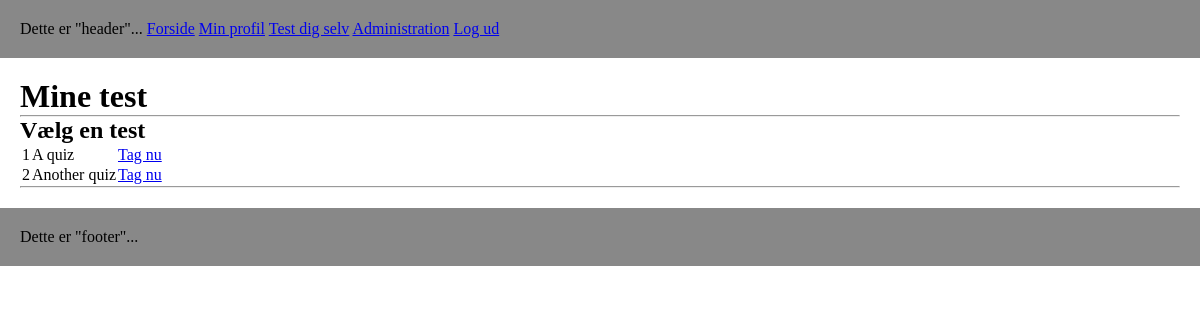
The page /quiz (signed in) on the database as committed earlier.
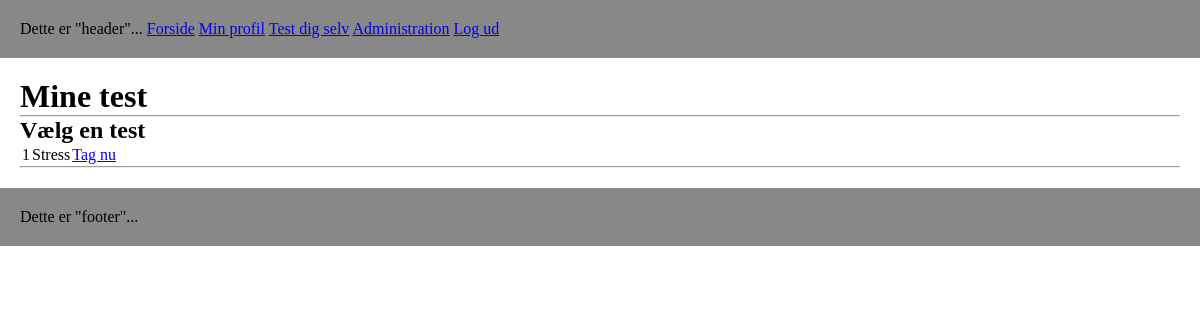
The same page on the database as committed later.
### tables this page shows
CREATE TABLE `quizzes` (
  `id` int(11) NOT NULL,
  `name` varchar(255) NOT NULL
);

### core/View.php (called while the page is built, shortened)
<?php
class View
{
    public function render($view)
    {
        require 'views/header.php';
        require "views/" . $view . ".php";
        require 'views/footer.php';
    }
}

### controllers/quiz.php (called while the page is built, shortened)
<?php
class Quiz extends Controller
{
    public function index()
    {
        $this->view->quizList = $this->model->quizList();
        $this->view->render("quiz/index");
    }
}

### index.php (called while the page is built, shortened)
<?php
require "core\Bootstrap.php";
require "core\Session.php";
require "core\Model.php";
require "core\View.php";
require "core\Controller.php";
$app = new Bootstrap();

### core/Session.php (called while the page is built, shortened)
<?php
class Session
{
    public static function get($key)
    {
        if (isset($_SESSION[$key])) {
            return $_SESSION[$key];
        }
    }
}

### core/Model.php (called while the page is built)
<?php
class Model
{
    public function __construct()
    {
        $this->database = new Database();
    }
}

### models/quizModel.php (called while the page is built, shortened)
<?php
class QuizModel extends Model
{
    public function quizList()
    {
        $dbh = $this->database->prepare("SELECT id, name FROM quizzes");
        $dbh->execute();
        $data = $dbh->fetchAll();
        return $data;
    }
}

### core/Controller.php (called while the page is built, shortened)
<?php
class Controller
{
    public function loadModel($file)
    {
        $path = "models/" . $file . "Model.php";
        if(file_exists($path)) {
            require "models/" . $file . "Model.php";
            $this->model = new $modelName();
        }
    }
}

### views/quiz/index.php (the view)
<h1>Mine test</h1>
<hr>
<h2>Vælg en test</h2>
<table>
<?php
    foreach($this->quizList as $key => $value) {
        echo '<tr>';
        echo '<td>' . $value['id'] . '</td>';
        echo '<td>' . $value['name'] . '</td>';
        echo '<td><a href="'.URL.'quiz/takeQuiz/'.$value['id'].'">Tag nu</a></td>';
        echo '</tr>';
    }
?>
</table>
<hr>

### core/Bootstrap.php (shortened to what this page needs)
<?php
class Bootstrap
{
    public function __construct()
    {
        $path = isset($_GET['url']) ? $_GET['url'] : 'index.php';
        $path = strpos($path, ".") ? substr($path, 0, strpos($path, ".")) : $path;
        $path = trim($path, "/");
        $path = explode("/", $path);
        $controller = new $path[0];
        $controller->loadModel($path[0]);
        if (isset($path[2])) {
            $controller->{$path[1]}($path[2]);
        } elseif (isset($path[1])) {
            $controller->{$path[1]}();
        } else {
            $controller->index();
        }
    }
}

### views/header.php (shortened to what this page needs)
<!DOCTYPE html>
<html lang="en">
<head>
    <link rel="stylesheet" type="text/css" href="<?php echo URL;?>public/css/styles.css">
</head>
<body>
    <header>
        Dette er "header"...
        <a href="<?php echo URL;?>">Forside</a>
        <?php if(Session::get('loggedIn') == true):?>
            <a href="<?php echo URL;?>profile">Min profil</a>
            <a href="<?php echo URL;?>quiz">Test dig selv</a>
            <?php if(Session::get('role') == 'admin'):?>
            <a href="<?php echo URL;?>manage">Administration</a>
            <?php endif; ?>
            <a href="<?php echo URL;?>profile/logout">Log ud</a>
        <?php else:?>
        <a href="<?php echo URL;?>login">Log ind</a>
        <?php endif;?>
    </header>
    <main>

### views/footer.php
    </main>
    <footer>
        Dette er "footer"...
    </footer>
</body>
</html>

### public/css/styles.css (style rules this page uses)
* { margin: 0; padding: 0; }
header { padding: 20px; background-color: #888888; }
main { padding: 20px; background-color: #ffffff; }
footer { padding: 20px; background-color: #888888; }

Rows that differ between the two databases and show on the page:
removed quizzes: id "2", name "Another quiz"
changed quizzes id 1: name "A quiz" → "Stress"
